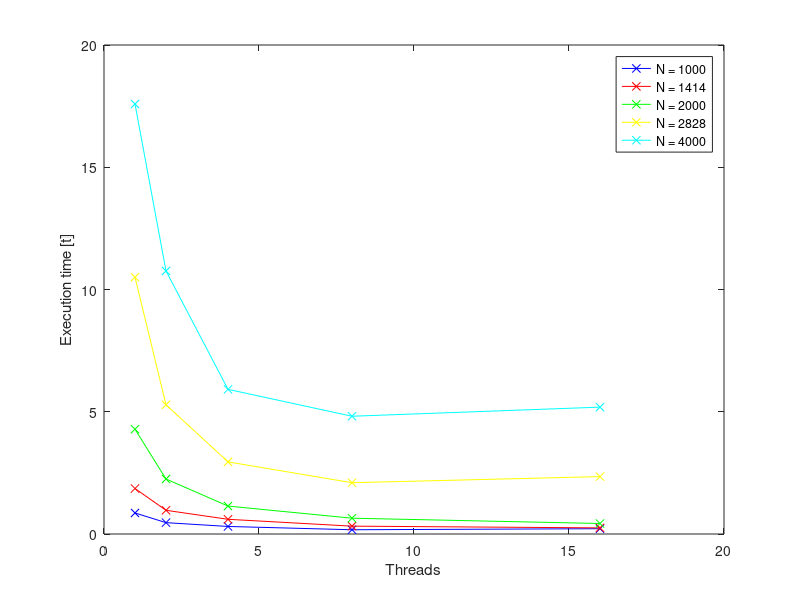
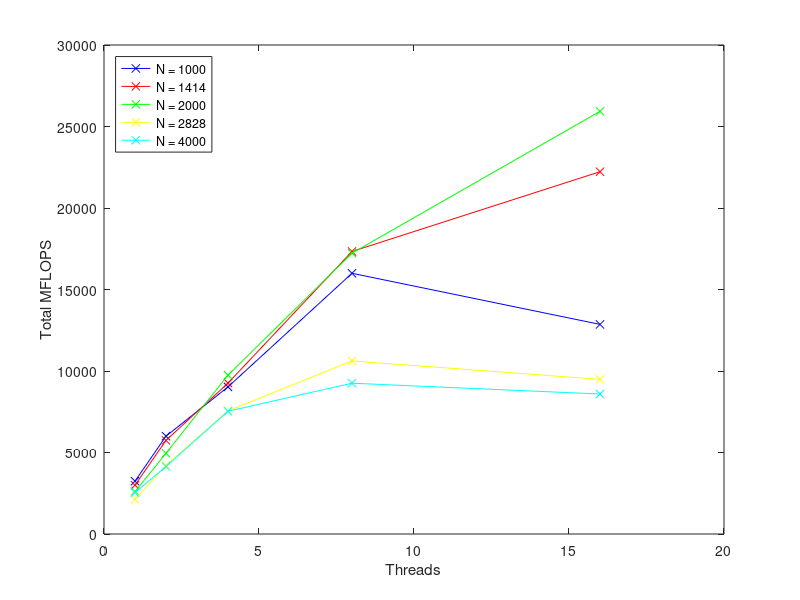
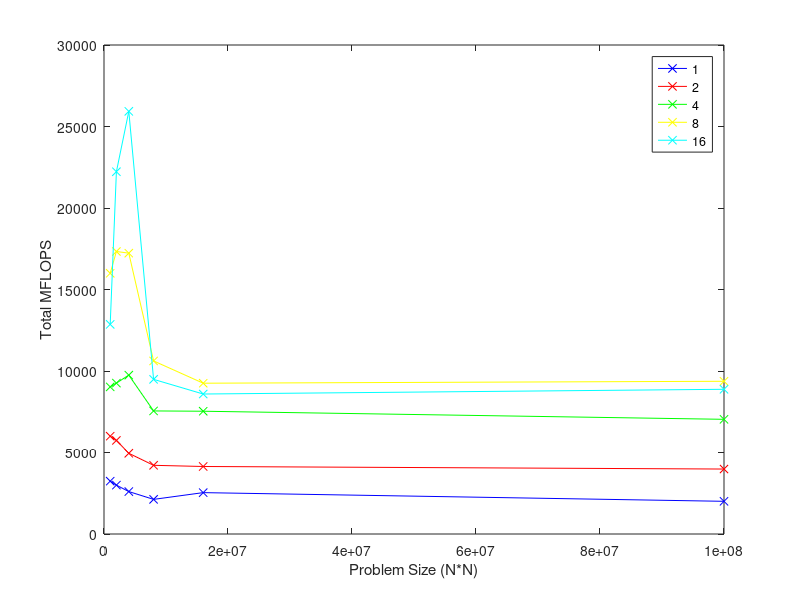
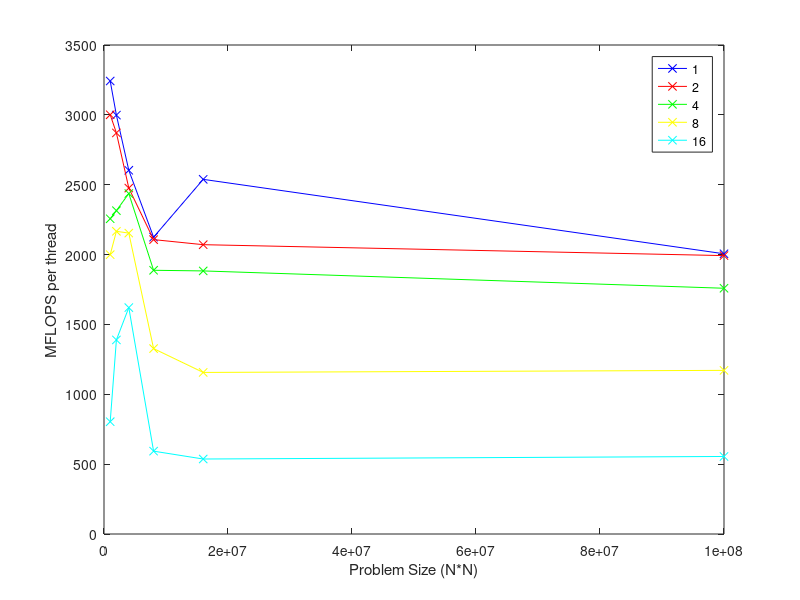

Source code (MATLAB) for these figures, in order:
threads = [1 2 4 8 16];
size = [1000*1000 1414*1414 2000*2000 2828*2828 4000*4000 10000*10000];

n_1000_time = [0.860502 0.464044 0.308580 0.174112 0.216558];
n_1000_flops_t = [3242.293583 3000.792351 2256.303586 1999.430418 803.768563];
n_1000_flops = [3242.293583 6001.584702 9025.214345 15995.443346 12860.297004];

n_1414_time = [1.860594 0.969823 0.601488 0.321270 0.250526];
n_1414_flops_t = [2998.136428 2870.790470 2314.392350 2166.525875 1389.156972];
n_1414_flops = [2998.136428 5741.580939 9257.569398 17332.206999 22226.511550];

n_2000_time = [4.287069 2.249580 1.142861 0.646555 0.429628];
n_2000_flops_t = [2603.177350 2476.017529 2436.866447 2153.722549 1620.588401];
n_2000_flops = [2603.177350 4952.035058 9747.465788 17229.780388 25929.414418];

n_2828_time = [10.502358 5.285332 2.949943 2.097788 2.347611];
n_2828_flops_t = [2124.595171 2107.083525 1887.601838 1327.188050 592.977081];
n_2828_flops = [2124.595171 4214.167049 7550.407351 10617.504403 9487.633291];

n_4000_time = [17.585805 10.759049 5.916140 4.816525 5.188635];
n_4000_flops_t = [2538.411077 2070.814959 1882.984445 1156.435375 536.750008];
n_4000_flops = [2538.411077 4141.629918 7531.937780 9251.482996 8588.000124];

n_10000_time = [139.106232 69.882628 39.582568 29.723183 31.368346];
n_10000_flops_t = [2005.661331 1992.626947 1758.981472 1171.223893 554.898592];
n_10000_flops = [2005.661331 3985.253893 7035.925889 9369.791146 8878.377468];

flops = [n_1000_flops; n_1414_flops; n_2000_flops; n_2828_flops; n_4000_flops; n_10000_flops]';
flops_t = [n_1000_flops_t; n_1414_flops_t; n_2000_flops_t; n_2828_flops_t; n_4000_flops_t; n_10000_flops_t]';

figure(1);
plot(threads, n_1000_time, 'b-x', threads, n_1414_time, 'r-x', threads, n_2000_time, 'g-x', threads, n_2828_time, 'y-x', threads, n_4000_time, 'c-x');
xlabel('Threads');
ylabel('Execution time [t]')
legend('N = 1000', 'N = 1414', 'N = 2000', 'N = 2828', 'N = 4000');

figure(2);
plot(threads, n_1000_flops, 'b-x', threads, n_1414_flops, 'r-x', threads, n_2000_flops, 'g-x', threads, n_2828_flops, 'y-x', threads, n_4000_flops, 'c-x');
xlabel('Threads');
ylabel('Total MFLOPS')
legend('N = 1000', 'N = 1414', 'N = 2000', 'N = 2828', 'N = 4000', 'Location', 'Northwest');

figure(3);
plot(size, flops(1,:), 'b-x', size, flops(2,:), 'r-x', size, flops(3,:), 'g-x', size, flops(4,:), 'y-x', size, flops(5,:), 'c-x');
xlabel('Problem Size (N*N)');
ylabel('Total MFLOPS')
legend('1', '2', '4', '8', '16', 'Location', 'Northeast');

figure(4);
plot(size, flops_t(1,:), 'b-x', size, flops_t(2,:), 'r-x', size, flops_t(3,:), 'g-x', size, flops_t(4,:), 'y-x', size, flops_t(5,:), 'c-x');
xlabel('Problem Size (N*N)');
ylabel('MFLOPS per thread');
ylim([0 3500]);
legend('1', '2', '4', '8', '16', 'Location', 'Northeast');